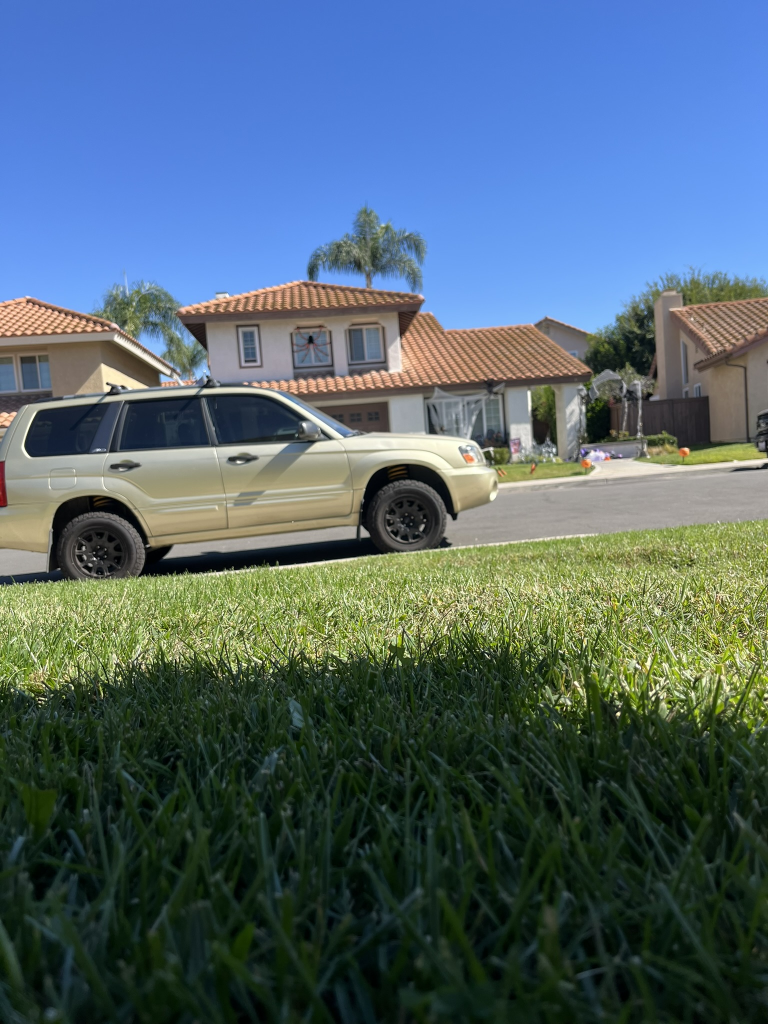
#> input picture dev/assets/s1/left.JPEG, 1536 x 2048 px (shown at 1/2 size)
$ python -i prot2.py   (imports and definitions only)
#> lines starting #> are read from the running program, lines starting #| are printed output that depends on the picture; after the words box and inside, x2 and y2 are one past the last pixel; in counts of white or black regions, pixels touching at a corner belong together
# Proof of Concept 2: TensorFlow

import tensorflow as tf
from tensorflow.keras import layers, models
from tensorflow.keras.applications import MobileNet
from tensorflow.keras.preprocessing.image import ImageDataGenerator
import cv2
import numpy as np
import os

import matplotlib.pyplot as plt

SIZE = 224

# mask and resize image
def preprocess_img(path):
#> called with path = 'assets/s1/left.JPEG'
    image = cv2.imread(path)
#> image is the input picture: shape (2048, 1536, 3); mean B, G, R 112.4, 102, 81.6
    height, _, _ = image.shape
#> height = 2048
    resized = cv2.resize(image, (SIZE, SIZE))
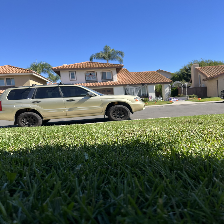
#> resized: shape (224, 224, 3); mean B, G, R 112.4, 102, 81.5

    green_lower_bound = np.array([35, 40, 40])
    green_upper_bound = np.array([85, 255, 255])
    img_hsv = cv2.cvtColor(resized, cv2.COLOR_BGR2HSV)
#> img_hsv: shape (224, 224, 3); mean H, S, V 70.5, 121.5, 130.3
    img_mask = cv2.inRange(img_hsv, green_lower_bound, green_upper_bound)
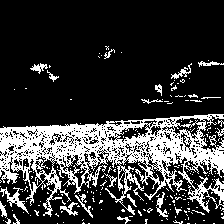
#> img_mask: shape (224, 224); 22.3% white; 214 white regions (193 under 20 px), largest, box (x1, y1, x2, y2) and area: (0, 114, 224, 217) 9372, (0, 187, 29, 214) 201, (156, 192, 168, 217) 107
    img_mask_3ch = cv2.merge([img_mask, img_mask, img_mask])

    return img_mask_3ch.astype('float32') / 255.0, height

# load normalized images and labels
def load_data(input_path, label_path):
    images = []
    labels = []
    with open(label_path, 'r') as file:
        for line in file.readlines():
            name, value = line.strip().split()
            path = os.path.join(input_path, name)
            image, height = preprocess_img(path)
            images.append(image)
            labels.append(int(value))

    return np.array(images), np.array(labels)

# build feature extraction model
def build():
    base = MobileNet(
        input_shape=(224, 224, 3),
        include_top=False,
        weights='imagenet'
    )

    base.trainable = False
    model = models.Sequential([
        base,
        layers.GlobalAveragePooling2D(),
        layers.Dense(128, activation="relu"),
        layers.Dropout(0.3),
        layers.Dense(1, activation="sigmoid")
    ])

    model.compile(
        optimizer=tf.keras.optimizers.Adam(learning_rate=0.001),
        loss="binary_crossentropy",
        metrics=["accuracy"]
    )

    return model

# main
# [29 lines not run here, left out]

>>> result = preprocess_img('assets/s1/left.JPEG')

$ run again, on dev/assets/s1/right.JPEG
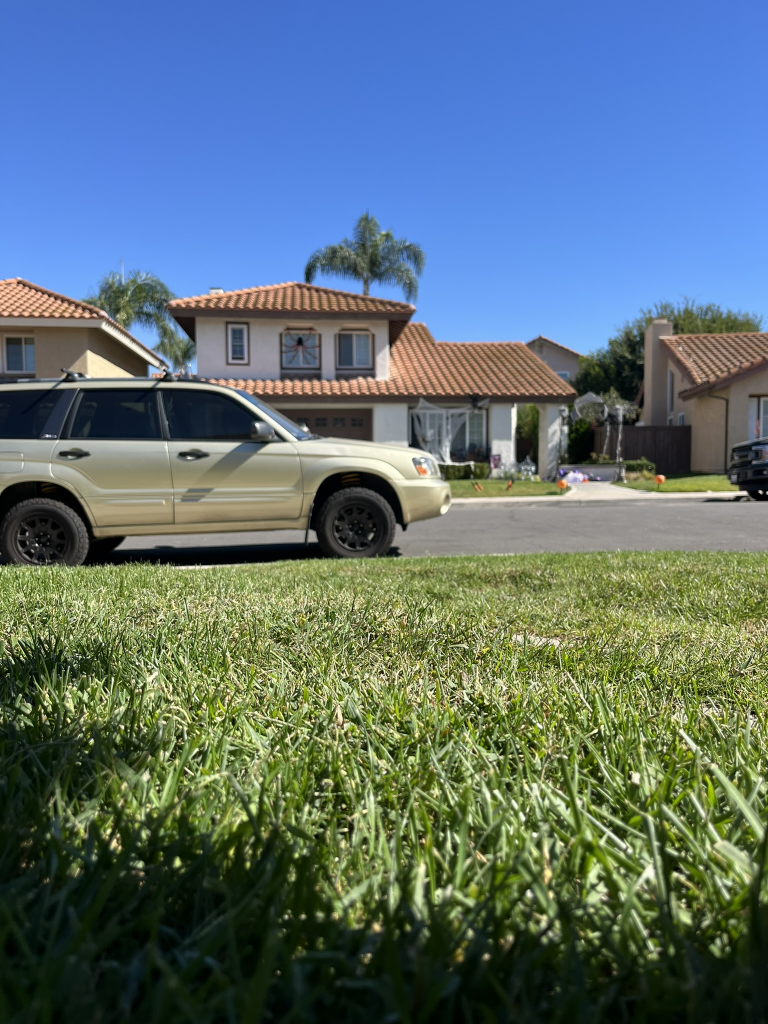
#> input picture dev/assets/s1/right.JPEG, 1536 x 2048 px (shown at 1/2 size)
#> in preprocess_img, image is the input picture: shape (2048, 1536, 3); mean B, G, R 116.7, 112.3, 92.7
#> in preprocess_img, `resized = cv2.resize(image, (SIZE, SIZE))`:
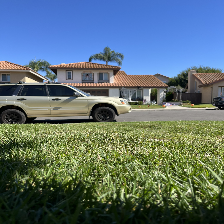
#> resized: shape (224, 224, 3); mean B, G, R 116.5, 112.2, 92.6
#> img_hsv: shape (224, 224, 3); mean H, S, V 64.2, 125.6, 141.2
#> in preprocess_img, `img_mask = cv2.inRange(img_hsv, green_lower_bound, green_upper_bound)`:
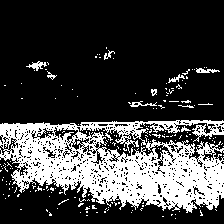
#> img_mask: shape (224, 224); 26% white; 182 white regions (172 under 20 px), largest, box (x1, y1, x2, y2) and area: (0, 120, 224, 213) 12060, (26, 61, 47, 71) 88, (196, 68, 220, 73) 73
